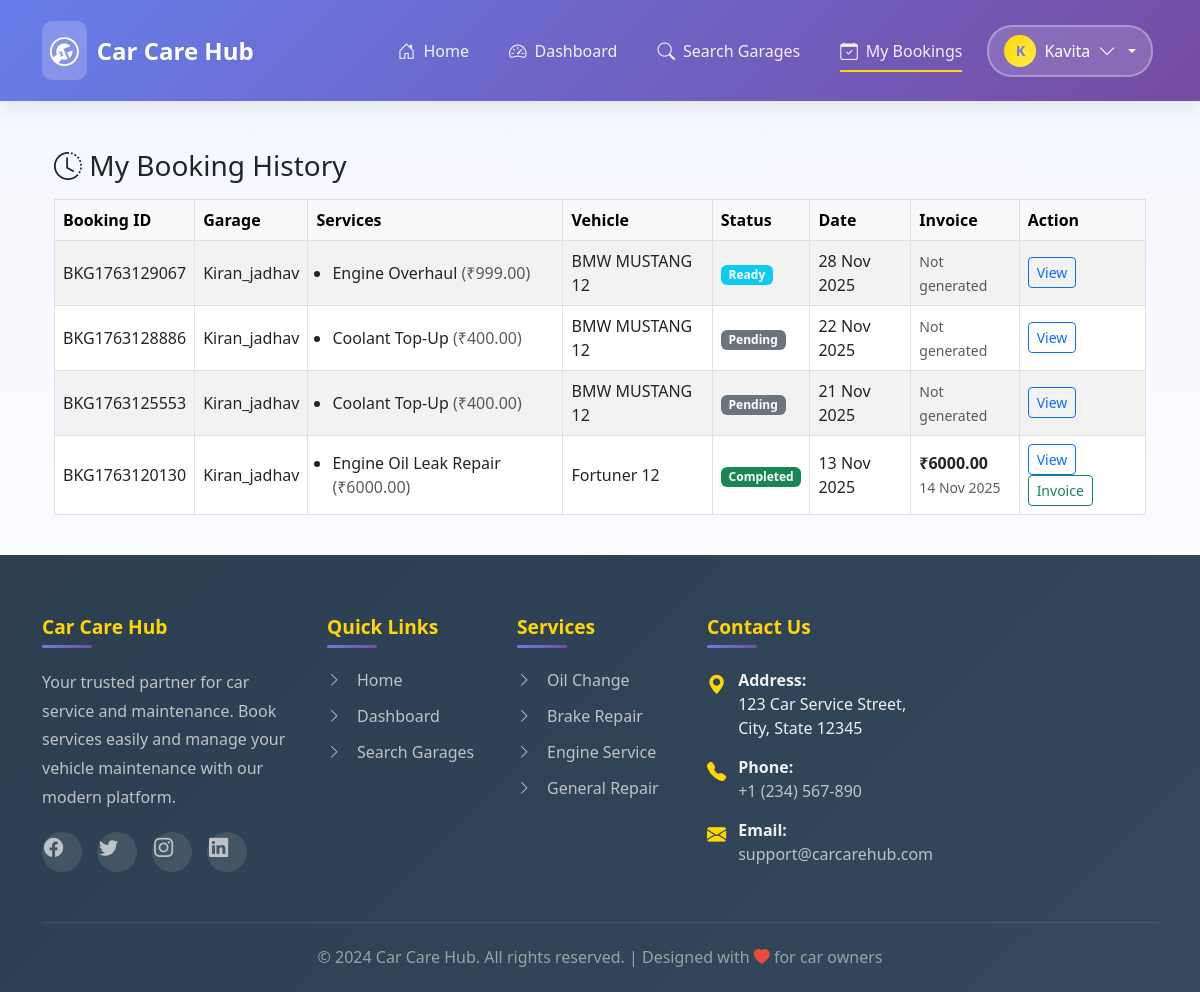
The page /customers/bookings/ (signed in) on the database its author committed.
### accounts/models.py (models this page shows, shortened)
class UserProfile(AbstractUser):
    ROLE_CUSTOMER = 'customer'
    ROLE_GARAGE = 'garage'
    ROLE_CHOICES = [
        (ROLE_CUSTOMER, 'Customer'),
        (ROLE_GARAGE, 'Garage'),
    ]
    role = models.CharField(max_length=15, choices=ROLE_CHOICES, default=ROLE_CUSTOMER)
    phone = models.CharField(max_length=20, blank=True)
    address = models.TextField(blank=True)
    is_email_verified = models.BooleanField(default=False)
    otp_code = models.CharField(max_length=6, blank=True, null=True)
    otp_expires_at = models.DateTimeField(blank=True, null=True)

### bookings/models.py (models this page shows, shortened)
class Booking(models.Model):
    STATUS_CHOICES = [
        ('Pending', 'Pending'),
        ('In Service', 'In Service'),
        ('Ready', 'Ready for Pickup'),
        ('Completed', 'Completed'),
        ('Cancelled', 'Cancelled'),
    ]
    DELIVERY_CHOICES = [
        ('Pickup', 'Pickup'),
        ('Self-Drop', 'Self-Drop'),
    ]
    booking_id = models.CharField(max_length=15, unique=True, editable=False,default='TEMP')
    booking_id = models.CharField(max_length=15, unique=True, editable=False ,null=True, blank=True)
    customer = models.ForeignKey(settings.AUTH_USER_MODEL, on_delete=models.CASCADE, related_name='bookings')
    garage = models.ForeignKey(Garage, on_delete=models.CASCADE, related_name='bookings')
    vehicle = models.ForeignKey(Vehicle, on_delete=models.CASCADE, related_name='bookings',null=True, blank=True)
    services = models.ManyToManyField(GarageService, related_name='bookings')
    delivery_option = models.CharField(max_length=20, choices=DELIVERY_CHOICES, default='Self-Drop')
    appointment_date = models.DateField()
    status = models.CharField(max_length=20, choices=STATUS_CHOICES, default='Pending')
    remarks = models.TextField(blank=True, null=True)
    booked_on = models.DateTimeField(auto_now_add=True)
    class Meta:
        ordering = ['-booked_on']

class Invoice(models.Model):
    booking = models.OneToOneField(Booking, on_delete=models.CASCADE, related_name='invoice')
    amount = models.DecimalField(max_digits=10, decimal_places=2)
    generated_on = models.DateTimeField(auto_now_add=True)
    pdf_file = models.FileField(upload_to='invoices/', blank=True, null=True)

### garage/models.py (models this page shows, shortened)
class Garage(models.Model):
    user = models.OneToOneField(User, on_delete=models.CASCADE, related_name='garage_profile')
    name = models.CharField(max_length=150)
    phone = models.CharField(max_length=15)
    address = models.TextField()
    city = models.CharField(max_length=100)
    state = models.CharField(max_length=100)
    pincode = models.CharField(max_length=10)
    description = models.TextField(blank=True)
    image = models.ImageField(upload_to='garages/', blank=True, null=True)
    rating = models.DecimalField(max_digits=3, decimal_places=1, default=0.0)
    approved = models.BooleanField(default=True)
    created_at = models.DateTimeField(auto_now_add=True)
    updated_at = models.DateTimeField(auto_now=True)

class GarageService(models.Model):
    garage = models.ForeignKey(Garage, on_delete=models.CASCADE, related_name='services')
    service_type = models.ForeignKey(ServiceType, on_delete=models.SET_NULL, null=True)
    price = models.DecimalField(max_digits=10, decimal_places=2)
    opening_hours = models.CharField(max_length=100, blank=True, null=True)
    custom_text = models.CharField(max_length=255, blank=True)

class ServiceType(models.Model):
    name = models.CharField(max_length=100, unique=True)
    description = models.TextField(blank=True)
    parent = models.ForeignKey('self', null=True, blank=True, related_name='subtypes', on_delete=models.CASCADE)

### customers/models.py (models this page shows, shortened)
class Vehicle(models.Model):
    VEHICLE_TYPES = [
        ('2W', 'Two Wheeler'),
        ('4W', 'Four Wheeler'),
    ]
    FUEL_TYPES = [
        ('Petrol', 'Petrol'),
        ('Diesel', 'Diesel'),
        ('Electric', 'Electric'),
        ('Hybrid', 'Hybrid'),
        ('CNG', 'CNG'),
    ]
    customer = models.ForeignKey(User, on_delete=models.CASCADE, related_name='vehicles')
    vehicle_type = models.CharField(max_length=2, choices=VEHICLE_TYPES)
    brand = models.CharField(max_length=50)
    model = models.CharField(max_length=50)
    year_of_manufacture = models.PositiveIntegerField()
    fuel_type = models.CharField(max_length=10, choices=FUEL_TYPES)
    registration_number = models.CharField(max_length=20, unique=True)
    last_service_date = models.DateField(blank=True, null=True)
    created_at = models.DateTimeField(auto_now_add=True)

### customers/views.py (the view)
# urls.py: path('bookings/', views.booking_history, name='booking_history'),
@login_required
def booking_history(request):
    bookings = Booking.objects.filter(customer=request.user).order_by('-booked_on')
    return render(request, 'customers/booking_history.html', {'bookings': bookings})

### customers/templates/customers/booking_history.html (shortened to what this page needs)
{% extends 'base.html' %}
{% block content %}
<div class="container mt-4">
  <h3 class="mb-3"><i class="bi bi-clock-history"></i> My Booking History</h3>
  {% if bookings %}
  <table class="table table-striped table-bordered align-middle mt-3">
    <thead class="table-light">
      <tr>
        <th>Booking ID</th>
        <th>Garage</th>
        <th>Services</th>
        <th>Vehicle</th>
        <th>Status</th>
        <th>Date</th>
        <th>Invoice</th>
        <th>Action</th>
      </tr>
    </thead>
    <tbody>
      {% for b in bookings %}
      <tr>
        <td>{{ b.booking_id }}</td>
        <td>{{ b.garage.name }}</td>
        <td>
          <ul class="mb-0 ps-3">
            {% for s in b.services.all %}
            <li>{{ s.service_type.name }} <span class="text-muted">(₹{{ s.price }})</span></li>
            {% empty %}
            <li class="text-muted">No services selected</li>
            {% endfor %}
          </ul>
        </td>
        <td>{{ b.vehicle.brand }} {{ b.vehicle.model }}</td>
        <td>
          <span
            class="badge bg-{% if b.status == 'Completed' %}success{% elif b.status == 'In Service' %}warning{% elif b.status == 'Ready' %}info{% else %}secondary{% endif %}">
            {{ b.status }}
          </span>
        </td>
        <td>{{ b.appointment_date|date:"d M Y" }}</td>
        <td>
          {% if b.invoice %}
          <div>
            <strong>₹{{ b.invoice.amount }}</strong><br>
            <small class="text-muted">{{ b.invoice.generated_on|date:"d M Y" }}</small>
          </div>
          {% else %}
          <span class="text-muted small">Not generated</span>
          {% endif %}
        </td>
        <td>
          <a href="{% url 'bookings:booking_detail' b.id %}" class="btn btn-sm btn-outline-primary">View</a>
          {% if b.invoice %}
          <a href="{% url 'bookings:download_invoice' b.id %}" class="btn btn-sm btn-outline-success">Invoice</a>
          {% endif %}
        </td>
      </tr>
      {% endfor %}
    </tbody>
  </table>
  {% else %}
  <div class="alert alert-secondary mt-3">No bookings found.</div>
  {% endif %}
</div>
{% endblock %}

### templates/base.html (shortened to what this page needs)
<!DOCTYPE html>
{% load static %}
<html lang="en">
<head>
    <link href="https://cdn.jsdelivr.net/npm/bootstrap@5.3.0/dist/css/bootstrap.min.css" rel="stylesheet">
    <link rel="stylesheet" href="https://cdn.jsdelivr.net/npm/bootstrap-icons@1.11.0/font/bootstrap-icons.css">
</head>
<body>
    <nav class="navbar navbar-expand-lg navbar-dark">
        <div class="container">
            <a class="navbar-brand" href="{% url 'accounts:home' %}">
                <i class="bi bi-wrench-adjustable-circle"></i>
                <span>Car Care Hub</span>
            </a>
            <div class="collapse navbar-collapse" id="navbarNav">
                <ul class="navbar-nav ms-auto">
                    <li class="nav-item">
                        <a class="nav-link {% if request.resolver_match.url_name == 'home' %}active{% endif %}" href="{% url 'accounts:home' %}">
                            <i class="bi bi-house-door"></i>
                            <span>Home</span>
                        </a>
                    </li>
                    {% if user.is_authenticated %}
                        {% if user.role == 'customer' %}
                            <li class="nav-item">
                                <a class="nav-link {% if 'dashboard' in request.resolver_match.url_name %}active{% endif %}" href="{% url 'customers:dashboard' %}">
                                    <i class="bi bi-speedometer2"></i>
                                    <span>Dashboard</span>
                                </a>
                            </li>
                            <li class="nav-item">
                                <a class="nav-link {% if 'search' in request.resolver_match.url_name %}active{% endif %}" href="{% url 'customers:search_garages' %}">
                                    <i class="bi bi-search"></i>
                                    <span>Search Garages</span>
                                </a>
                            </li>
                            <li class="nav-item">
                                <a class="nav-link {% if 'booking' in request.resolver_match.url_name %}active{% endif %}" href="{% url 'customers:booking_history' %}">
                                    <i class="bi bi-calendar-check"></i>
                                    <span>My Bookings</span>
                                </a>
                            </li>
                        {% endif %}
                        <li class="nav-item dropdown user-dropdown">
                            <a class="nav-link user-menu-toggle dropdown-toggle" href="#" id="userDropdown" role="button" data-bs-toggle="dropdown" aria-expanded="false">
                                <div class="user-avatar">
                                    {{ user.username|first|upper }}
                                </div>
                                <span>{{ user.username }}</span>
                                <i class="bi bi-chevron-down"></i>
                            </a>
                        </li>
                    {% endif %}
                </ul>
            </div>
        </div>
    </nav>
    <main class="{% block main_class %}container my-4{% endblock %}">
        {% block content %}{% endblock %}
    </main>
    <footer class="footer">
        <div class="container">
            <div class="row g-4">
                <div class="col-md-4 col-lg-3">
                    <h5>Car Care Hub</h5>
                    <p>Your trusted partner for car service and maintenance. Book services easily and manage your vehicle maintenance with our modern platform.</p>
                    <div class="social-icons">
                        <a href="#" class="social-icon" aria-label="Facebook">
                            <i class="bi bi-facebook"></i>
                        </a>
                        <a href="#" class="social-icon" aria-label="Twitter">
                            <i class="bi bi-twitter"></i>
                        </a>
                        <a href="#" class="social-icon" aria-label="Instagram">
                            <i class="bi bi-instagram"></i>
                        </a>
                        <a href="#" class="social-icon" aria-label="LinkedIn">
                            <i class="bi bi-linkedin"></i>
                        </a>
                    </div>
                </div>
                <div class="col-md-4 col-lg-2">
                    <h5>Quick Links</h5>
                    <ul class="footer-links">
                        <li><a href="{% url 'accounts:home' %}"><i class="bi bi-chevron-right"></i> Home</a></li>
                        {% if user.is_authenticated %}
                            {% if user.role == 'customer' %}
                                <li><a href="{% url 'customers:dashboard' %}"><i class="bi bi-chevron-right"></i> Dashboard</a></li>
                                <li><a href="{% url 'customers:search_garages' %}"><i class="bi bi-chevron-right"></i> Search Garages</a></li>
                            {% elif user.role == 'garage' %}
                                <li><a href="{% url 'garage_dashboard' %}"><i class="bi bi-chevron-right"></i> Dashboard</a></li>
                                <li><a href="{% url 'garage_profile' %}"><i class="bi bi-chevron-right"></i> Profile</a></li>
                            {% endif %}
                        {% else %}
                            <li><a href="{% url 'accounts:user_login' %}"><i class="bi bi-chevron-right"></i> Login</a></li>
                            <li><a href="{% url 'accounts:signup' %}"><i class="bi bi-chevron-right"></i> Sign Up</a></li>
                        {% endif %}
                    </ul>
                </div>
                <div class="col-md-4 col-lg-2">
                    <h5>Services</h5>
                    <ul class="footer-links">
                        <li><a href="#"><i class="bi bi-chevron-right"></i> Oil Change</a></li>
                        <li><a href="#"><i class="bi bi-chevron-right"></i> Brake Repair</a></li>
                        <li><a href="#"><i class="bi bi-chevron-right"></i> Engine Service</a></li>
                        <li><a href="#"><i class="bi bi-chevron-right"></i> General Repair</a></li>
                    </ul>
                </div>
                <div class="col-md-12 col-lg-5">
                    <h5>Contact Us</h5>
                    <ul class="contact-info">
                        <li>
                            <i class="bi bi-geo-alt-fill"></i>
                            <div>
                                <strong>Address:</strong><br>
                                123 Car Service Street,<br>
                                City, State 12345
                            </div>
                        </li>
                        <li>
                            <i class="bi bi-telephone-fill"></i>
                            <div>
                                <strong>Phone:</strong><br>
                                <a href="tel:+1234567890">+1 (234) 567-890</a>
                            </div>
                        </li>
                        <li>
                            <i class="bi bi-envelope-fill"></i>
                            <div>
                                <strong>Email:</strong><br>
                                <a href="mailto:support@carcarehub.com">support@carcarehub.com</a>
                            </div>
                        </li>
                    </ul>
                </div>
            </div>
            <div class="footer-bottom">
                <p>&copy; 2024 Car Care Hub. All rights reserved. | Designed with <i class="bi bi-heart-fill" style="color: #e74c3c;"></i> for car owners</p>
            </div>
        </div>
    </footer>
</body>
</html>

### rows shown on the page
UserProfile: username|first "K", username "Kavita"
Booking: booking_id "BKG1763129067", garage.name "Kiran_jadhav", vehicle.brand "BMW", vehicle.model "MUSTANG 12", status "Ready", appointment_date "28 Nov 2025", shows "Not generated"
GarageService: service_type.name "Engine Overhaul", price "999.00"
Booking: booking_id "BKG1763128886", garage.name "Kiran_jadhav", vehicle.brand "BMW", vehicle.model "MUSTANG 12", status "Pending", appointment_date "22 Nov 2025", shows "Not generated"
GarageService: service_type.name "Coolant Top-Up", price "400.00"
Booking: booking_id "BKG1763125553", garage.name "Kiran_jadhav", vehicle.brand "BMW", vehicle.model "MUSTANG 12", status "Pending", appointment_date "21 Nov 2025", shows "Not generated"
Booking: booking_id "BKG1763120130", garage.name "Kiran_jadhav", vehicle.brand "Fortuner", vehicle.model "12", status "Completed", appointment_date "13 Nov 2025", invoice.amount "6000.00", invoice.generated_on "14 Nov 2025", shows "Invoice"
GarageService: service_type.name "Engine Oil Leak Repair", price "6000.00"
